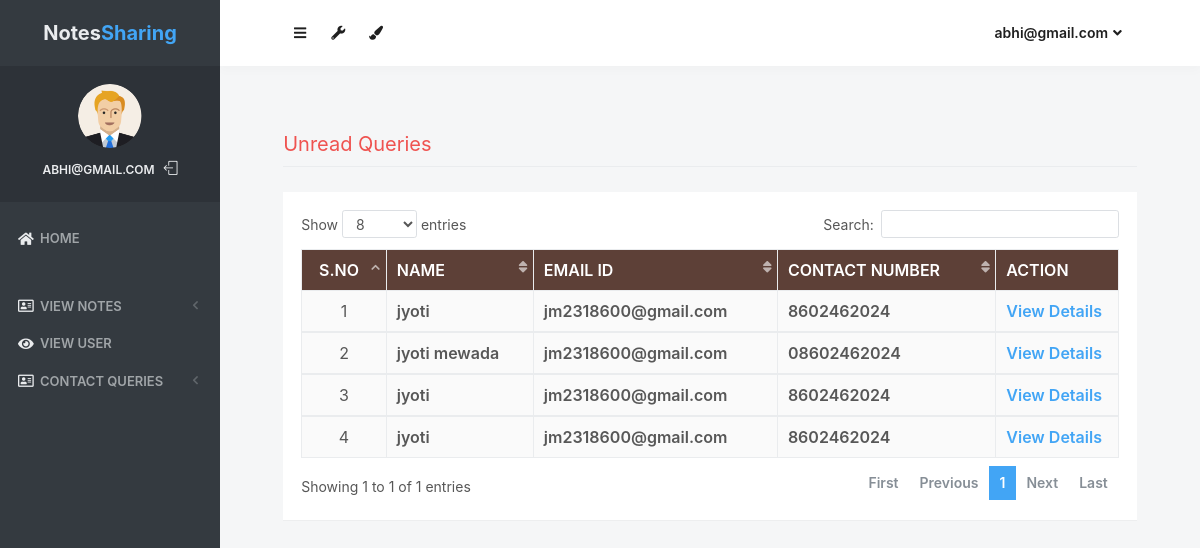
The app's page /queries/unread/ (signed in) with its own data.
### notes/models.py (models this page shows, shortened)
class Contact(models.Model):
    fullname = models.CharField(max_length=100, null=True)
    email = models.CharField(max_length=50, null=True)
    mobile = models.CharField(max_length=15, null=True)
    subject = models.CharField(max_length=100, null=True)
    message = models.CharField(max_length=300, null=True)
    msgdate = models.DateField(null=True)
    isread = models.CharField(max_length=10,null=True)
    def __str__(self):
        return self.id
    from django.db import models
    from django.contrib.auth.models import User
    class Signup(models.Model):
        user = models.ForeignKey(User, on_delete=models.CASCADE)
        contact = models.CharField(max_length=10)
        branch = models.CharField(max_length=30)
        role = models.CharField(max_length=15)
    class Notes(models.Model):
        user = models.ForeignKey(User, on_delete=models.CASCADE)
        uploadingdate = models.CharField(max_length=30)
        branch = models.CharField(max_length=30)
        subject = models.CharField(max_length=30)
        notesfile = models.FileField(null=True)
        filetype = models.CharField(max_length=30)
        description = models.CharField(max_length=200, null=True)
        status = models.CharField(max_length=15)
    class Contact(models.Model):
        fullname = models.CharField(max_length=100, null=True)
        email = models.CharField(max_length=50, null=True)
        mobile = models.CharField(max_length=15, null=True)
        subject = models.CharField(max_length=100, null=True)
        message = models.CharField(max_length=300, null=True)
        msgdate = models.DateField(null=True)
        isread = models.CharField(max_length=10, null=True)

### notes/views.py (the view)
# urls.py: path('queries/unread/', views.unread_queries, name='unread_queries'),
def unread_queries(request):
    if not request.user.is_authenticated:
        return redirect('login_admin')
    contact = Contact.objects.filter(isread="no")
    return render(request,'unread_queries.html', locals())

### notes/templates/unread_queries.html (shortened to what this page needs)
{% load static %}
<html lang="en" class="no-focus">
    <head>
        <link rel="stylesheet" href="{% static 'js/plugins/datatables/dataTables.bootstrap4.min.css' %}">
        <link rel="stylesheet" id="css-main" href="{% static 'css1/codebase.min.css' %}">
    </head>
    <body>
        <div id="page-container" class="sidebar-o sidebar-inverse side-scroll page-header-fixed main-content-narrow">
         {% include "sidebar.html" %}
            {% include "admin_nav.html" %}
            <main id="main-container">
                <div class="content">
                    <h2 class="content-heading text-danger">Unread Queries</h2>
                    <div class="block">
                        <div class="block-content block-content-full">
                            <table class="table table-bordered table-striped table-vcenter js-dataTable-full-pagination">
                                <thead class="text-white" style="background-color : #5d4037;">
                                    <tr>
                                        <th class="text-center">S.No</th>
                                        <th class="d-none d-sm-table-cell">Name</th>
                                        <th class="d-none d-sm-table-cell">Email ID</th>
                                        <th class="d-none d-sm-table-cell">Contact Number</th>
                                        <th class="d-none d-sm-table-cell" style="width: 15%;">Action</th>
                                    </tr>
                                </thead>
                                {% for i in contact %}
                                <tbody>
                                    <tr>
                                        <td class="text-center">{{forloop.counter}}</td>
                                        <td class="font-w600">{{i.fullname}}</td>
                                        <td class="font-w600">{{i.email}}</td>
                                        <td class="font-w600">{{i.mobile}}</td>
										<td class="font-w600"><a href="{% url 'view_queries' i.id %}" class="text-primary">View Details</a></td>
                                    </tr>
                                        {% endfor %}
                                </tbody>
                            </table>
                        </div>
                    </div>
                </div>
            </main>
</div>
 <link rel="stylesheet" href="https://use.fontawesome.com/releases/v5.6.3/css/all.css">
    </body>
</html>

### notes/templates/sidebar.html (shortened to what this page needs)
{% load static %}
   <nav id="sidebar">
                <div id="sidebar-scroll">
                    <div class="sidebar-content">
                        <div class="content-header content-header-fullrow px-15">
                            <div class="content-header-section text-center align-parent sidebar-mini-hidden">
                                <div class="content-header-item">
                                    <a class="link-effect font-w700" href="{% url 'admin_home' %}">
                                           <span class="font-size-xl text-dual-primary-dark">Notes</span><span class="font-size-xl text-primary">Sharing</span>
                                    </a>
                                </div>
                            </div>
                        </div>
                        <div class="content-side content-side-full content-side-user px-10 align-parent">
                            <div class="sidebar-mini-hidden-b text-center">
                                <a class="img-link" href="be_pages_generic_profile.html">
                                    <img class="img-avatar" src="{% static 'img/avatars/user1.png' %}" alt="">
                                </a>
                                <ul class="list-inline mt-10">
                                    <li class="list-inline-item">
                                        <a class="link-effect text-dual-primary-dark font-size-xs font-w600 text-uppercase" href="{% url 'admin_home' %}">{{ request.user.username }}</a>
                                    </li>
                                    <li class="list-inline-item">
                                        <a class="link-effect text-dual-primary-dark" href="{% url 'logout' %}">
                                            <i class="si si-logout"></i>
                                        </a>
                                    </li>
                                </ul>
                            </div>
                        </div>
                        <div class="content-side content-side-full">
                            <ul class="nav-main">
                                <li class="open">
                                    <a href="{% url 'admin_home' %}"><i class="fas fa-home"></i><span class="sidebar-mini-hide">Home</span></a>
                                </li>
                                <li class="nav-main-heading"><span class="sidebar-mini-visible">UI</span></li>
                                <li>
                                    <a class="nav-submenu" data-toggle="nav-submenu"><i class="far fa-address-card"></i>View Notes</a>
                                </li>
                                <li>
                                    <a  href="{% url 'view_users' %}"><i class="fas fa-eye"></i><span class="sidebar-mini-hide">View User</span></a>
                                </li>
                                <li>
                                    <a class="nav-submenu" data-toggle="nav-submenu"><i class="far fa-address-card"></i>Contact Queries</a>
                                </li>
                           </ul>
                        </div>
                    </div>
                </div>
            </nav>

### notes/templates/admin_nav.html (shortened to what this page needs)
{% load static %}
            <header id="page-header">
                <div class="content-header">
                    <div class="content-header-section">
                        <button type="button" class="btn btn-circle btn-dual-secondary" data-toggle="layout" data-action="sidebar_toggle">
                            <i class="fa fa-navicon"></i>
                        </button>
                        <div class="btn-group" role="group">
                            <button type="button" class="btn btn-circle btn-dual-secondary" id="page-header-options-dropdown" data-toggle="dropdown" aria-haspopup="true" aria-expanded="false">
                                <i class="fa fa-wrench"></i>
                            </button>
                        </div>
                        <div class="btn-group" role="group">
                            <button type="button" class="btn btn-circle btn-dual-secondary" id="page-header-themes-dropdown" data-toggle="dropdown" aria-haspopup="true" aria-expanded="false">
                                <i class="fa fa-paint-brush"></i>
                            </button>
                        </div>
                    </div>
                    <div class="content-header-section">
                        <div class="btn-group" role="group">
                            <button type="button" class="btn btn-rounded btn-dual-secondary" id="page-header-user-dropdown" data-toggle="dropdown" aria-haspopup="true" aria-expanded="false">
                                {{ request.user.username}}<i class="fa fa-angle-down ml-5"></i>
                            </button>
                        </div>
                    </div>
                </div>
            </header>

### records on screen
Contact: fullname "jyoti", email "jm2318600@gmail.com", mobile "8602462024"
Contact: fullname "jyoti mewada", email "jm2318600@gmail.com", mobile "08602462024"
Contact: fullname "jyoti", email "jm2318600@gmail.com", mobile "8602462024"
Contact: fullname "jyoti", email "jm2318600@gmail.com", mobile "8602462024"

### other values on screen
{{ request.user.username }} "ABHI@GMAIL.COM"
{{ request.user.username }} "abhi@gmail.com"
